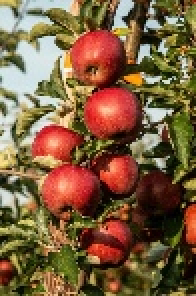
#> input picture Ch.04/AppleTree.jpg, 98 x 148 px, found by its file name (shown 2 times larger)
$ python 2-3-1.py
#> lines starting #> are read from the running program, lines starting #| are printed output that depends on the picture
import cv2 as cv          # OpenCV 라이브러리를 cv라는 이름으로 가져옴
import sys                # 시스템 종료 등의 기능을 위한 sys 모듈 가져옴

# 이미지 파일 읽기 (상대 경로 기준)
img = cv.imread('Ch.04/AppleTree.jpg')
#> img is the input picture: shape (148, 98, 3); mean B, G, R 62.7, 93.9, 124.9

# 이미지가 없는 경우 오류 메시지 출력 후 종료
if img is None:
    sys.exit('File Not Found')  # 이미지 파일을 찾을 수 없으면 프로그램 종료

# 기존 이미지를 축소
Small_image = cv.resize(img, dsize=(0,0), fx=0.3, fy=0.3)
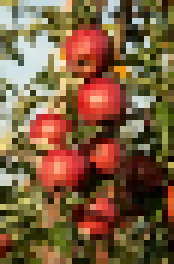
#> Small_image: shape (44, 29, 3) (shown 6 times larger); mean B, G, R 63, 93.7, 124.9

# 이미지 화면에 출력
cv.imshow('Image Display', Small_image)  # 'Image Display'라는 이름의 창에 이미지 보여주기
cv.imwrite('Ch.04/AppleTree.jpg', Small_image)  # soccer2.jpg 이름으로 이미지 저장

# 키 입력 대기
cv.waitKey()  # 키보드 입력이 있을 때까지 대기

# 열려 있는 모든 OpenCV 창 닫기
cv.destroyWindow()  # 창 닫기

$ run again, with Ch.04/dog.jpg copied over Ch.04/AppleTree.jpg
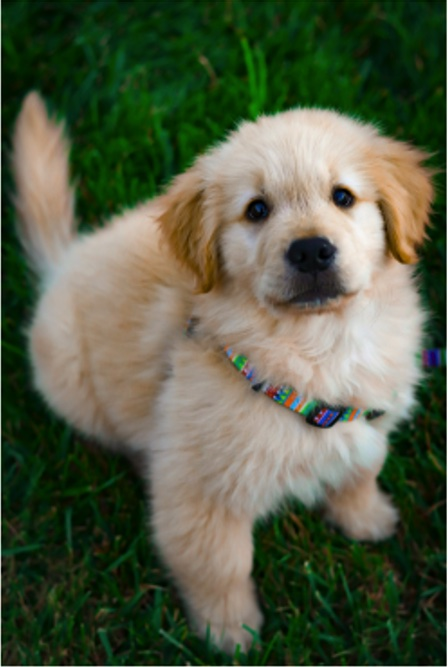
#> input picture Ch.04/dog.jpg, 448 x 667 px, found by its file name
#> img is the input picture: shape (667, 448, 3); mean B, G, R 68.7, 92.2, 83.9
#> `Small_image = cv.resize(img, dsize=(0,0), fx=0.3, fy=0.3)`:
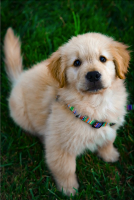
#> Small_image: shape (200, 134, 3); mean B, G, R 67.6, 91.2, 82.8
